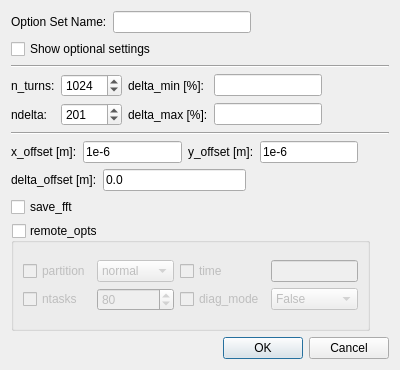
<?xml version="1.0" encoding="UTF-8"?>
<ui version="4.0">
 <class>Dialog</class>
 <widget class="QDialog" name="Dialog">
  <property name="windowModality">
   <enum>Qt::ApplicationModal</enum>
  </property>
  <property name="geometry">
   <rect>
    <x>0</x>
    <y>0</y>
    <width>400</width>
    <height>370</height>
   </rect>
  </property>
  <property name="windowTitle">
   <string>Calculation Option for xy_aper</string>
  </property>
  <layout class="QVBoxLayout" name="verticalLayout_2">
   <item>
    <layout class="QHBoxLayout" name="horizontalLayout">
     <item>
      <widget class="QLabel" name="label">
       <property name="text">
        <string>Option Set Name:</string>
       </property>
      </widget>
     </item>
     <item>
      <widget class="QLineEdit" name="lineEdit_opt_set_name"/>
     </item>
     <item>
      <spacer name="horizontalSpacer_7">
       <property name="orientation">
        <enum>Qt::Horizontal</enum>
       </property>
       <property name="sizeHint" stdset="0">
        <size>
         <width>40</width>
         <height>20</height>
        </size>
       </property>
      </spacer>
     </item>
    </layout>
   </item>
   <item>
    <layout class="QHBoxLayout" name="horizontalLayout_2">
     <item>
      <widget class="QCheckBox" name="checkBox_show_optional">
       <property name="text">
        <string>Show optional settings</string>
       </property>
      </widget>
     </item>
     <item>
      <spacer name="horizontalSpacer_8">
       <property name="orientation">
        <enum>Qt::Horizontal</enum>
       </property>
       <property name="sizeHint" stdset="0">
        <size>
         <width>40</width>
         <height>20</height>
        </size>
       </property>
      </spacer>
     </item>
    </layout>
   </item>
   <item>
    <widget class="Line" name="line">
     <property name="orientation">
      <enum>Qt::Horizontal</enum>
     </property>
    </widget>
   </item>
   <item>
    <layout class="QGridLayout" name="gridLayout">
     <item row="0" column="0">
      <widget class="QLabel" name="label_2">
       <property name="text">
        <string>n_turns:</string>
       </property>
      </widget>
     </item>
     <item row="0" column="1">
      <widget class="QSpinBox" name="spinBox_n_turns">
       <property name="minimum">
        <number>3</number>
       </property>
       <property name="maximum">
        <number>10000</number>
       </property>
       <property name="value">
        <number>1024</number>
       </property>
      </widget>
     </item>
     <item row="0" column="2">
      <widget class="QLabel" name="label_7">
       <property name="text">
        <string>delta_min [%]:</string>
       </property>
      </widget>
     </item>
     <item row="0" column="3">
      <widget class="QLineEdit" name="lineEdit_delta_min"/>
     </item>
     <item row="0" column="4">
      <spacer name="horizontalSpacer_2">
       <property name="orientation">
        <enum>Qt::Horizontal</enum>
       </property>
       <property name="sizeHint" stdset="0">
        <size>
         <width>40</width>
         <height>20</height>
        </size>
       </property>
      </spacer>
     </item>
     <item row="1" column="0">
      <widget class="QLabel" name="label_6">
       <property name="text">
        <string>ndelta:</string>
       </property>
      </widget>
     </item>
     <item row="1" column="1">
      <widget class="QSpinBox" name="spinBox_ndelta">
       <property name="minimum">
        <number>3</number>
       </property>
       <property name="maximum">
        <number>1001</number>
       </property>
       <property name="value">
        <number>201</number>
       </property>
      </widget>
     </item>
     <item row="1" column="2">
      <widget class="QLabel" name="label_8">
       <property name="text">
        <string>delta_max [%]:</string>
       </property>
      </widget>
     </item>
     <item row="1" column="3">
      <widget class="QLineEdit" name="lineEdit_delta_max"/>
     </item>
     <item row="1" column="4">
      <spacer name="horizontalSpacer_3">
       <property name="orientation">
        <enum>Qt::Horizontal</enum>
       </property>
       <property name="sizeHint" stdset="0">
        <size>
         <width>40</width>
         <height>20</height>
        </size>
       </property>
      </spacer>
     </item>
    </layout>
   </item>
   <item>
    <widget class="Line" name="line_2">
     <property name="orientation">
      <enum>Qt::Horizontal</enum>
     </property>
    </widget>
   </item>
   <item>
    <layout class="QHBoxLayout" name="horizontalLayout_5">
     <item>
      <widget class="QLabel" name="label_9">
       <property name="text">
        <string>x_offset [m]:</string>
       </property>
      </widget>
     </item>
     <item>
      <widget class="QLineEdit" name="lineEdit_x_offset">
       <property name="text">
        <string>1e-6</string>
       </property>
      </widget>
     </item>
     <item>
      <widget class="QLabel" name="label_10">
       <property name="text">
        <string>y_offset [m]:</string>
       </property>
      </widget>
     </item>
     <item>
      <widget class="QLineEdit" name="lineEdit_y_offset">
       <property name="text">
        <string>1e-6</string>
       </property>
      </widget>
     </item>
     <item>
      <spacer name="horizontalSpacer_5">
       <property name="orientation">
        <enum>Qt::Horizontal</enum>
       </property>
       <property name="sizeHint" stdset="0">
        <size>
         <width>40</width>
         <height>20</height>
        </size>
       </property>
      </spacer>
     </item>
    </layout>
   </item>
   <item>
    <layout class="QHBoxLayout" name="horizontalLayout_6">
     <item>
      <widget class="QLabel" name="label_11">
       <property name="text">
        <string>delta_offset [m]:</string>
       </property>
      </widget>
     </item>
     <item>
      <widget class="QLineEdit" name="lineEdit_delta_offset">
       <property name="text">
        <string>0.0</string>
       </property>
      </widget>
     </item>
     <item>
      <spacer name="horizontalSpacer_6">
       <property name="orientation">
        <enum>Qt::Horizontal</enum>
       </property>
       <property name="sizeHint" stdset="0">
        <size>
         <width>40</width>
         <height>20</height>
        </size>
       </property>
      </spacer>
     </item>
    </layout>
   </item>
   <item>
    <layout class="QHBoxLayout" name="horizontalLayout_3">
     <item>
      <widget class="QCheckBox" name="checkBox_save_fft">
       <property name="text">
        <string>save_fft</string>
       </property>
      </widget>
     </item>
     <item>
      <spacer name="horizontalSpacer_4">
       <property name="orientation">
        <enum>Qt::Horizontal</enum>
       </property>
       <property name="sizeHint" stdset="0">
        <size>
         <width>40</width>
         <height>20</height>
        </size>
       </property>
      </spacer>
     </item>
    </layout>
   </item>
   <item>
    <layout class="QHBoxLayout" name="horizontalLayout_7">
     <item>
      <widget class="QGroupBox" name="groupBox_remote_opts">
       <property name="title">
        <string>remote_opts</string>
       </property>
       <property name="checkable">
        <bool>true</bool>
       </property>
       <property name="checked">
        <bool>false</bool>
       </property>
       <layout class="QVBoxLayout" name="verticalLayout">
        <item>
         <layout class="QGridLayout" name="gridLayout_2">
          <item row="0" column="0">
           <widget class="QCheckBox" name="checkBox_partition">
            <property name="text">
             <string>partition</string>
            </property>
           </widget>
          </item>
          <item row="0" column="1">
           <widget class="QComboBox" name="comboBox_partition">
            <item>
             <property name="text">
              <string>normal</string>
             </property>
            </item>
            <item>
             <property name="text">
              <string>short</string>
             </property>
            </item>
            <item>
             <property name="text">
              <string>debug</string>
             </property>
            </item>
            <item>
             <property name="text">
              <string>long</string>
             </property>
            </item>
            <item>
             <property name="text">
              <string>longlong</string>
             </property>
            </item>
            <item>
             <property name="text">
              <string>low</string>
             </property>
            </item>
            <item>
             <property name="text">
              <string>high</string>
             </property>
            </item>
           </widget>
          </item>
          <item row="0" column="2">
           <widget class="QCheckBox" name="checkBox_time">
            <property name="text">
             <string>time</string>
            </property>
           </widget>
          </item>
          <item row="0" column="3">
           <widget class="QLineEdit" name="lineEdit_time"/>
          </item>
          <item row="1" column="0">
           <widget class="QCheckBox" name="checkBox_ntasks">
            <property name="text">
             <string>ntasks</string>
            </property>
           </widget>
          </item>
          <item row="1" column="1">
           <widget class="QSpinBox" name="spinBox_ntasks">
            <property name="specialValueText">
             <string/>
            </property>
            <property name="minimum">
             <number>2</number>
            </property>
            <property name="maximum">
             <number>1000</number>
            </property>
            <property name="singleStep">
             <number>2</number>
            </property>
            <property name="value">
             <number>80</number>
            </property>
           </widget>
          </item>
          <item row="1" column="2">
           <widget class="QCheckBox" name="checkBox_diag_mode">
            <property name="text">
             <string>diag_mode</string>
            </property>
           </widget>
          </item>
          <item row="1" column="3">
           <widget class="QComboBox" name="comboBox_diag_mode">
            <property name="currentIndex">
             <number>1</number>
            </property>
            <item>
             <property name="text">
              <string>True</string>
             </property>
            </item>
            <item>
             <property name="text">
              <string>False</string>
             </property>
            </item>
           </widget>
          </item>
         </layout>
        </item>
       </layout>
      </widget>
     </item>
     <item>
      <spacer name="horizontalSpacer_9">
       <property name="orientation">
        <enum>Qt::Horizontal</enum>
       </property>
       <property name="sizeHint" stdset="0">
        <size>
         <width>40</width>
         <height>20</height>
        </size>
       </property>
      </spacer>
     </item>
    </layout>
   </item>
   <item>
    <widget class="QDialogButtonBox" name="buttonBox">
     <property name="orientation">
      <enum>Qt::Horizontal</enum>
     </property>
     <property name="standardButtons">
      <set>QDialogButtonBox::Cancel|QDialogButtonBox::Ok</set>
     </property>
    </widget>
   </item>
  </layout>
 </widget>
 <resources/>
 <connections>
  <connection>
   <sender>buttonBox</sender>
   <signal>accepted()</signal>
   <receiver>Dialog</receiver>
   <slot>accept()</slot>
   <hints>
    <hint type="sourcelabel">
     <x>248</x>
     <y>254</y>
    </hint>
    <hint type="destinationlabel">
     <x>157</x>
     <y>274</y>
    </hint>
   </hints>
  </connection>
  <connection>
   <sender>buttonBox</sender>
   <signal>rejected()</signal>
   <receiver>Dialog</receiver>
   <slot>reject()</slot>
   <hints>
    <hint type="sourcelabel">
     <x>316</x>
     <y>260</y>
    </hint>
    <hint type="destinationlabel">
     <x>286</x>
     <y>274</y>
    </hint>
   </hints>
  </connection>
 </connections>
</ui>
